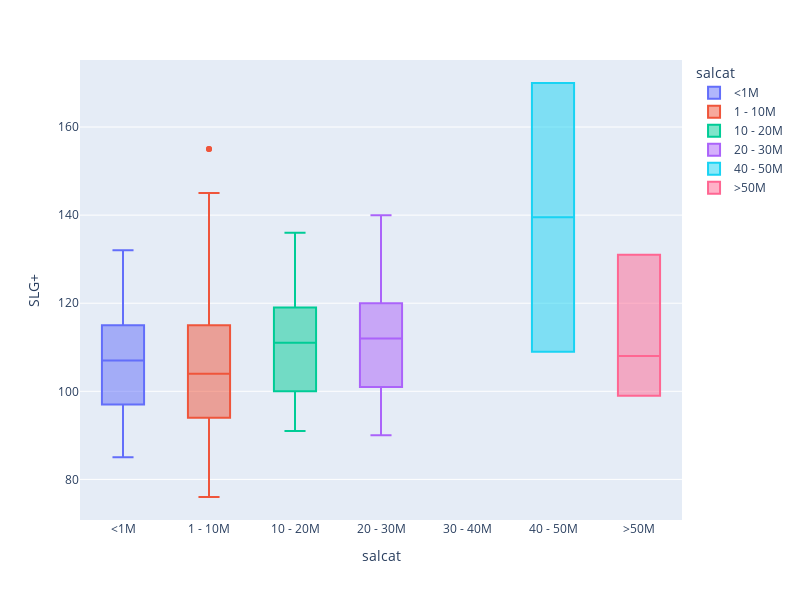

Notebook code cell kept with this figure:
### Code cell
desired_order = ['<1M', '1 - 10M', '10 - 20M', '20 - 30M', '30 - 40M', '40 - 50M', '>50M']
fig = px.box(df,
             x = 'salcat',
             y = 'SLG+',
             category_orders={'salcat': desired_order},
             color = 'salcat')

fig.update_layout(width = 800,
                  height = 600)

fig.show()

### Figure 1 — Plotly figure (JSON) as saved in the notebook; plotly's stock layout.template omitted (floating-point values rounded to 4 significant figures)
{"data": [{"alignmentgroup": "True", "hovertemplate": "salcat=%{x}<br>SLG+=%{y}<extra></extra>", "legendgroup": "<1M", "marker": {"color": "#636efa"}, "name": "<1M", "notched": false, "offsetgroup": "<1M", "orientation": "v", "showlegend": true, "type": "box", "x": ["<1M", "<1M", "<1M", "<1M", "<1M", "<1M", "<1M", "<1M", "<1M", "<1M", "<1M", "<1M", "<1M", "<1M", "<1M", "<1M", "<1M", "<1M", "<1M", "<1M", "<1M", "<1M", "<1M", "<1M", "<1M", "<1M", "<1M", "<1M", "<1M", "<1M", "<1M", "<1M", "<1M", "<1M", "<1M", "<1M", "<1M", "<1M", "<1M", "<1M", "<1M", "<1M", "<1M", "<1M", "<1M", "<1M", "<1M", "<1M", "<1M", "<1M", "<1M", "<1M", "<1M", "<1M", "<1M", "<1M", "<1M", "<1M", "<1M", "<1M", "<1M", "<1M", "<1M", "<1M", "<1M", "<1M", "<1M", "<1M", "<1M", "<1M"], "x0": " ", "xaxis": "x", "y": [108.0, 97.0, 107.0, 88.0, 118.0, 96.0, 115.0, 112.0, 96.0, 107.0, 113.0, 103.0, 94.0, 117.0, 101.0, 102.0, 110.0, 100.0, 123.0, 111.0, 117.0, 99.0, 103.0, 103.0, 120.0, 129.0, 112.0, 114.0, 93.0, 120.0, 99.0, 91.0, 90.0, 85.0, 132.0, 108.0, 97.0, 107.0, 88.0, 118.0, 96.0, 115.0, 112.0, 96.0, 107.0, 113.0, 103.0, 94.0, 117.0, 101.0, 102.0, 110.0, 100.0, 123.0, 111.0, 117.0, 99.0, 103.0, 103.0, 120.0, 129.0, 112.0, 114.0, 93.0, 120.0, 99.0, 91.0, 90.0, 85.0, 132.0], "y0": " ", "yaxis": "y"}, {"alignmentgroup": "True", "hovertemplate": "salcat=%{x}<br>SLG+=%{y}<extra></extra>", "legendgroup": "1 - 10M", "marker": {"color": "#EF553B"}, "name": "1 - 10M", "notched": false, "offsetgroup": "1 - 10M", "orientation": "v", "showlegend": true, "type": "box", "x": ["1 - 10M", "1 - 10M", "1 - 10M", "1 - 10M", "1 - 10M", "1 - 10M", "1 - 10M", "1 - 10M", "1 - 10M", "1 - 10M", "1 - 10M", "1 - 10M", "1 - 10M", "1 - 10M", "1 - 10M", "1 - 10M", "1 - 10M", "1 - 10M", "1 - 10M", "1 - 10M", "1 - 10M", "1 - 10M", "1 - 10M", "1 - 10M", "1 - 10M", "1 - 10M", "1 - 10M", "1 - 10M", "1 - 10M", "1 - 10M", "1 - 10M", "1 - 10M", "1 - 10M", "1 - 10M", "1 - 10M", "1 - 10M", "1 - 10M", "1 - 10M", "1 - 10M", "1 - 10M", "1 - 10M", "1 - 10M", "1 - 10M", "1 - 10M", "1 - 10M", "1 - 10M", "1 - 10M", "1 - 10M", "1 - 10M", "1 - 10M", "1 - 10M", "1 - 10M", "1 - 10M", "1 - 10M", "1 - 10M", "1 - 10M", "1 - 10M", "1 - 10M", "1 - 10M", "1 - 10M", "1 - 10M", "1 - 10M", "1 - 10M", "1 - 10M", "1 - 10M", "1 - 10M", "1 - 10M", "1 - 10M", "1 - 10M", "1 - 10M", "1 - 10M", "1 - 10M", "1 - 10M", "1 - 10M", "1 - 10M", "1 - 10M", "1 - 10M", "1 - 10M", "1 - 10M", "1 - 10M", "1 - 10M", "1 - 10M", "1 - 10M", "1 - 10M", "1 - 10M", "1 - 10M", "1 - 10M", "1 - 10M", "1 - 10M", "1 - 10M", "1 - 10M", "1 - 10M", "1 - 10M", "1 - 10M"], "x0": " ", "xaxis": "x", "y": [92.0, 83.0, 117.0, 93.0, 118.0, 98.0, 115.0, 118.0, 108.0, 106.0, 130.0, 102.0, 100.0, 108.0, 90.0, 108.0, 91.0, 105.0, 122.0, 100.0, 132.0, 94.0, 134.0, 99.0, 114.0, 91.0, 109.0, 97.0, 104.0, 76.0, 115.0, 117.0, 102.0, 91.0, 145.0, 102.0, 110.0, 105.0, 97.0, 94.0, 85.0, 115.0, 79.0, 155.0, 104.0, 97.0, 94.0, 92.0, 83.0, 117.0, 93.0, 118.0, 98.0, 115.0, 118.0, 108.0, 106.0, 130.0, 102.0, 100.0, 108.0, 90.0, 108.0, 91.0, 105.0, 122.0, 100.0, 132.0, 94.0, 134.0, 99.0, 114.0, 91.0, 109.0, 97.0, 104.0, 76.0, 115.0, 117.0, 102.0, 91.0, 145.0, 102.0, 110.0, 105.0, 97.0, 94.0, 85.0, 115.0, 79.0, 155.0, 104.0, 97.0, 94.0], "y0": " ", "yaxis": "y"}, {"alignmentgroup": "True", "hovertemplate": "salcat=%{x}<br>SLG+=%{y}<extra></extra>", "legendgroup": "10 - 20M", "marker": {"color": "#00cc96"}, "name": "10 - 20M", "notched": false, "offsetgroup": "10 - 20M", "orientation": "v", "showlegend": true, "type": "box", "x": ["10 - 20M", "10 - 20M", "10 - 20M", "10 - 20M", "10 - 20M", "10 - 20M", "10 - 20M", "10 - 20M", "10 - 20M", "10 - 20M", "10 - 20M", "10 - 20M", "10 - 20M", "10 - 20M", "10 - 20M", "10 - 20M", "10 - 20M", "10 - 20M", "10 - 20M", "10 - 20M", "10 - 20M", "10 - 20M", "10 - 20M", "10 - 20M", "10 - 20M", "10 - 20M", "10 - 20M", "10 - 20M", "10 - 20M", "10 - 20M", "10 - 20M", "10 - 20M", "10 - 20M", "10 - 20M", "10 - 20M", "10 - 20M", "10 - 20M", "10 - 20M", "10 - 20M", "10 - 20M", "10 - 20M", "10 - 20M"], "x0": " ", "xaxis": "x", "y": [91.0, 100.0, 119.0, 115.0, 95.0, 115.0, 105.0, 111.0, 124.0, 123.0, 98.0, 104.0, 100.0, 95.0, 122.0, 104.0, 114.0, 129.0, 107.0, 111.0, 136.0, 91.0, 100.0, 119.0, 115.0, 95.0, 115.0, 105.0, 111.0, 124.0, 123.0, 98.0, 104.0, 100.0, 95.0, 122.0, 104.0, 114.0, 129.0, 107.0, 111.0, 136.0], "y0": " ", "yaxis": "y"}, {"alignmentgroup": "True", "hovertemplate": "salcat=%{x}<br>SLG+=%{y}<extra></extra>", "legendgroup": "20 - 30M", "marker": {"color": "#ab63fa"}, "name": "20 - 30M", "notched": false, "offsetgroup": "20 - 30M", "orientation": "v", "showlegend": true, "type": "box", "x": ["20 - 30M", "20 - 30M", "20 - 30M", "20 - 30M", "20 - 30M", "20 - 30M", "20 - 30M", "20 - 30M", "20 - 30M", "20 - 30M", "20 - 30M", "20 - 30M", "20 - 30M", "20 - 30M", "20 - 30M", "20 - 30M", "20 - 30M", "20 - 30M", "20 - 30M", "20 - 30M", "20 - 30M", "20 - 30M", "20 - 30M", "20 - 30M", "20 - 30M", "20 - 30M", "20 - 30M", "20 - 30M", "20 - 30M", "20 - 30M", "20 - 30M", "20 - 30M", "20 - 30M", "20 - 30M", "20 - 30M", "20 - 30M", "20 - 30M", "20 - 30M", "20 - 30M", "20 - 30M", "20 - 30M", "20 - 30M", "20 - 30M", "20 - 30M", "20 - 30M", "20 - 30M"], "x0": " ", "xaxis": "x", "y": [99.0, 125.0, 100.0, 104.0, 104.0, 138.0, 116.0, 119.0, 96.0, 97.0, 101.0, 90.0, 120.0, 118.0, 130.0, 110.0, 114.0, 112.0, 107.0, 121.0, 140.0, 119.0, 108.0, 99.0, 125.0, 100.0, 104.0, 104.0, 138.0, 116.0, 119.0, 96.0, 97.0, 101.0, 90.0, 120.0, 118.0, 130.0, 110.0, 114.0, 112.0, 107.0, 121.0, 140.0, 119.0, 108.0], "y0": " ", "yaxis": "y"}, {"alignmentgroup": "True", "hovertemplate": "salcat=%{x}<br>SLG+=%{y}<extra></extra>", "legendgroup": "40 - 50M", "marker": {"color": "#19d3f3"}, "name": "40 - 50M", "notched": false, "offsetgroup": "40 - 50M", "orientation": "v", "showlegend": true, "type": "box", "x": ["40 - 50M", "40 - 50M", "40 - 50M", "40 - 50M"], "x0": " ", "xaxis": "x", "y": [170.0, 109.0, 170.0, 109.0], "y0": " ", "yaxis": "y"}, {"alignmentgroup": "True", "hovertemplate": "salcat=%{x}<br>SLG+=%{y}<extra></extra>", "legendgroup": ">50M", "marker": {"color": "#FF6692"}, "name": ">50M", "notched": false, "offsetgroup": ">50M", "orientation": "v", "showlegend": true, "type": "box", "x": [">50M", ">50M", ">50M", ">50M", ">50M", ">50M"], "x0": " ", "xaxis": "x", "y": [99.0, 108.0, 131.0, 99.0, 108.0, 131.0], "y0": " ", "yaxis": "y"}], "layout": {"boxmode": "overlay", "height": 600, "legend": {"title": {"text": "salcat"}, "tracegroupgap": 0}, "margin": {"t": 60}, "width": 800, "xaxis": {"anchor": "y", "categoryarray": ["<1M", "1 - 10M", "10 - 20M", "20 - 30M", "30 - 40M", "40 - 50M", ">50M"], "categoryorder": "array", "domain": [0, 1], "title": {"text": "salcat"}}, "yaxis": {"anchor": "x", "domain": [0, 1], "title": {"text": "SLG+"}}}}
